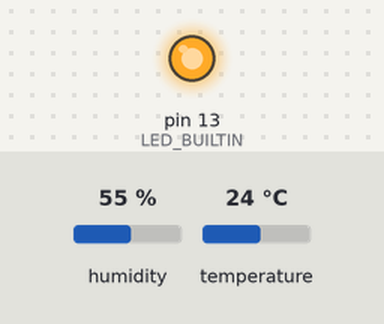
Simulated run of this sketch. Board: Arduino Uno, built with avr-gcc and run on an emulated ATmega328P. On the bench: output pins drawn as LEDs (lit = HIGH). Inputs (shaded band) come from the test bench; at power-on: humidity 55 %, temperature 24 °C. What the sketch prints to the serial monitor is not drawn.

Above: at 0.1 s.
Timing chart, 0 to 1.6 s (numbered marks = the images above):
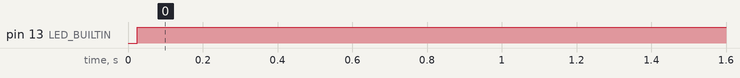

Measured:
- by itself, pin 13 (LED_BUILTIN): LOW → HIGH at 0.03 s

The sketch:

DHTtester_termostato.ino
```cpp
// Example testing sketch for various DHT humidity/temperature sensors
// Written by ladyada, public domain

// REQUIRES the following Arduino libraries:
// - DHT Sensor Library: https://github.com/adafruit/DHT-sensor-library
// - Adafruit Unified Sensor Lib: https://github.com/adafruit/Adafruit_Sensor

#include "DHT.h"

#define DHTPIN 3     // Digital pin connected to the DHT sensor
// Feather HUZZAH ESP8266 note: use pins 3, 4, 5, 12, 13 or 14 --
// Pin 15 can work but DHT must be disconnected during program upload.

// Uncomment whatever type you're using!
#define DHTTYPE DHT11   // DHT 11
//#define DHTTYPE DHT22   // DHT 22  (AM2302), AM2321
//#define DHTTYPE DHT21   // DHT 21 (AM2301)

// Connect pin 1 (on the left) of the sensor to +5V
// NOTE: If using a board with 3.3V logic like an Arduino Due connect pin 1
// to 3.3V instead of 5V!
// Connect pin 2 of the sensor to whatever your DHTPIN is
// Connect pin 4 (on the right) of the sensor to GROUND
// Connect a 10K resistor from pin 2 (data) to pin 1 (power) of the sensor

// Initialize DHT sensor.
// Note that older versions of this library took an optional third parameter to
// tweak the timings for faster processors.  This parameter is no longer needed
// as the current DHT reading algorithm adjusts itself to work on faster procs.
DHT dht(DHTPIN, DHTTYPE);

// Temperatura di scambio
#define TEMPERATURA 26
#define ISTERESI 0,5
bool stato;

void setup() {
  Serial.begin(9600);
  //Serial.println(F("DHTxx test!"));
  dht.begin();
  Serial.print(F("Humidity\t"));
  Serial.print(F("Temperature\t"));
  Serial.println(F("Heat_index"));
  Serial.println(F("Stato"));
  pinMode(LED_BUILTIN, OUTPUT);
}

void loop() {
  // Reading temperature or humidity takes about 250 milliseconds!
  // Sensor readings may also be up to 2 seconds 'old' (its a very slow sensor)
  float h = dht.readHumidity();
  // Read temperature as Celsius (the default)
  float t = dht.readTemperature();
  // Read temperature as Fahrenheit (isFahrenheit = true)
  //float f = dht.readTemperature(true);

  // Check if any reads failed and exit early (to try again).
  if (isnan(h) || isnan(t)) {
    Serial.println(F("Failed to read from DHT sensor!"));
    return;
  }

  // Compute heat index in Fahrenheit (the default)
  //float hif = dht.computeHeatIndex(f, h);
  // Compute heat index in Celsius (isFahreheit = false)
  float hic = dht.computeHeatIndex(t, h, false);

  //Serial.print(F("Humidity: "));
  Serial.print(h);
  Serial.print("\t");
  //Serial.print(F("%  Temperature: "));
  Serial.print(t);
  Serial.print("\t");
  //Serial.print(F("°C "));
  //Serial.print(f);
  //Serial.print(F("°F  Heat index: "));
  Serial.print(hic);
  Serial.print("\t");
  //Serial.print(F("°C "));
  //Serial.print(hif);
  //Serial.println(F("°F"));

  if ( t < TEMPERATURA - ISTERESI ) {
    stato = true;
    digitalWrite(LED_BUILTIN, stato);
  } else if (  t > TEMPERATURA + ISTERESI ) {
    stato = false;
    digitalWrite(LED_BUILTIN, stato);
  }
  Serial.println(stato);

  // Wait a few seconds between measurements.
  delay(5000);
}
```
